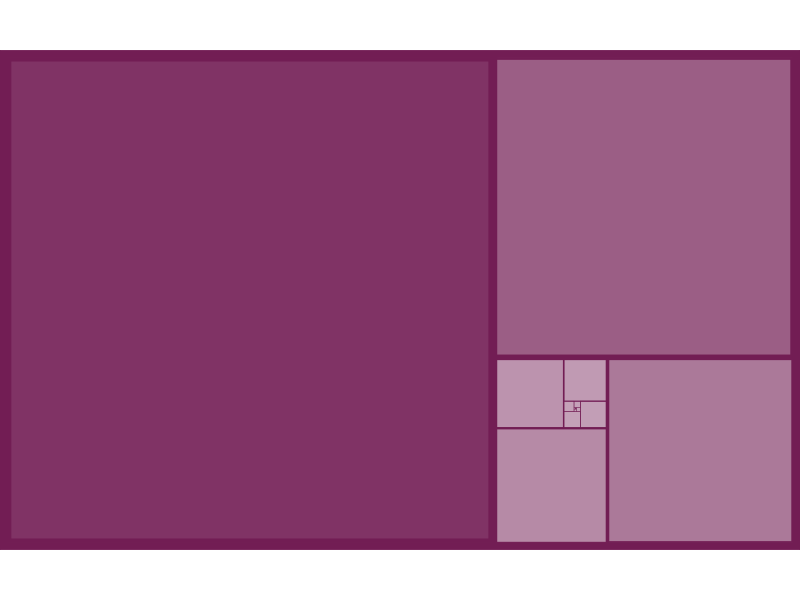

Write the R code that produced this figure. (Note: this script raises an error after producing the figure.)
library(tidyverse)


# Data --------------------------------------------------------------------

n <- 20
fib <- c(0, 1, rep(NA, n - 1))
for (i in 3:(n + 1)) {
  fib[i] <- fib[i - 1] + fib[i - 2]
}
plot_data <- tibble(
  fib = fib
) |>
  mutate(x0 = 0, y0 = 0) |> 
  mutate(a = row_number())

positions <- rep(c("left", "bottom", "right", "top"), 10)
for (i in 3:nrow(plot_data)) {
  pos <- positions[i]
  if (pos == "right") {
    if (i == 3) {
      plot_data$x0[i] <- plot_data$x0[i - 1] +
        plot_data$fib[i - 1]
      plot_data$y0[i] <- plot_data$y0[i - 1]
    } else {
      plot_data$x0[i] <- plot_data$x0[i - 1] +
        0.5 * (plot_data$fib[i - 1] + plot_data$fib[i])
      plot_data$y0[i] <- 0.5 * (
        plot_data$y0[i - 1] - 0.5 * plot_data$fib[i - 1] +
          plot_data$y0[i - 2] + 0.5 * plot_data$fib[i - 2])
    }
  }
  if (pos == "top") {
    plot_data$x0[i] <- 0.5 * (
      plot_data$x0[i - 1] + 0.5 * plot_data$fib[i - 1] +
        plot_data$x0[i - 2] - 0.5 * plot_data$fib[i - 2])
    plot_data$y0[i] <- plot_data$y0[i - 1] +
      0.5 * (plot_data$fib[i - 1] + plot_data$fib[i])
  }
  if (pos == "left") {
    plot_data$x0[i] <- plot_data$x0[i - 1] -
      0.5 * (plot_data$fib[i - 1] + plot_data$fib[i])
    plot_data$y0[i] <- 0.5 * (
      plot_data$y0[i - 1] + 0.5 * plot_data$fib[i - 1] +
        plot_data$y0[i - 2] - 0.5 * plot_data$fib[i - 2])
  }
  if (pos == "bottom") {
    plot_data$x0[i] <- 0.5 * (
      plot_data$x0[i - 1] - 0.5 * plot_data$fib[i - 1] +
        plot_data$x0[i - 2] + 0.5 * plot_data$fib[i - 2])
    plot_data$y0[i] <- plot_data$y0[i - 1] -
      0.5 * (plot_data$fib[i - 1] + plot_data$fib[i])
  }
}


# Params ------------------------------------------------------------------

main_col <- "#721D54"
panel_col <- "white"


# Plot --------------------------------------------------------------------

ggplot() +
  geom_rect(
    data = plot_data,
    mapping = aes(
      xmin = x0 - fib / 2,
      xmax = x0 + fib / 2,
      ymin = y0 - fib / 2,
      ymax = y0 + fib / 2,
      alpha = fib,
      linewidth = fib
    ),
    fill = main_col,
    colour = main_col
  ) +
  scale_alpha(range = c(0.4, 0.9)) +
  scale_linewidth(range = c(0.1, 3)) +
  coord_fixed(expand = FALSE) +
  theme_void() +
  theme(
    legend.position = "none",
    panel.background = element_rect(fill = panel_col, colour = main_col),
    plot.background = element_rect(fill = main_col, colour = main_col),
    plot.margin = margin(5, 5, 5, 5)
  )


# Save --------------------------------------------------------------------

ggplot2::ggsave(
  filename = "2026/day-03/day-03.png",
  width = 5, height = 5 / 1.6, units = "in",
  bg = main_col
)
